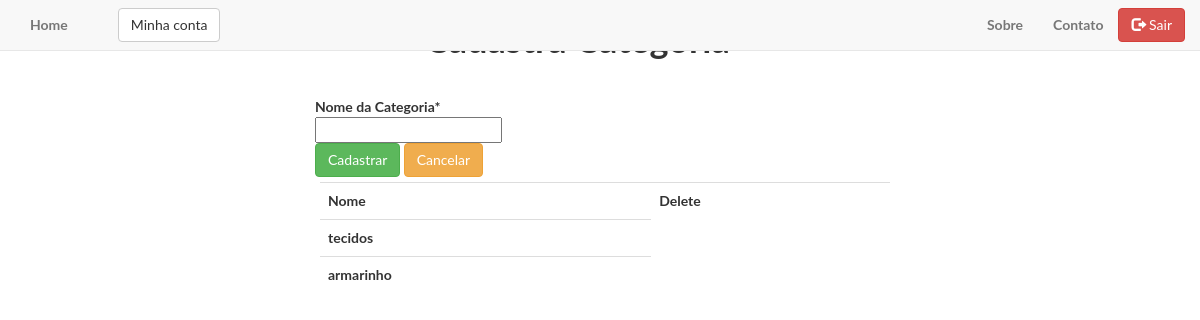
The app's page /product/create_category/ (signed in), older data.
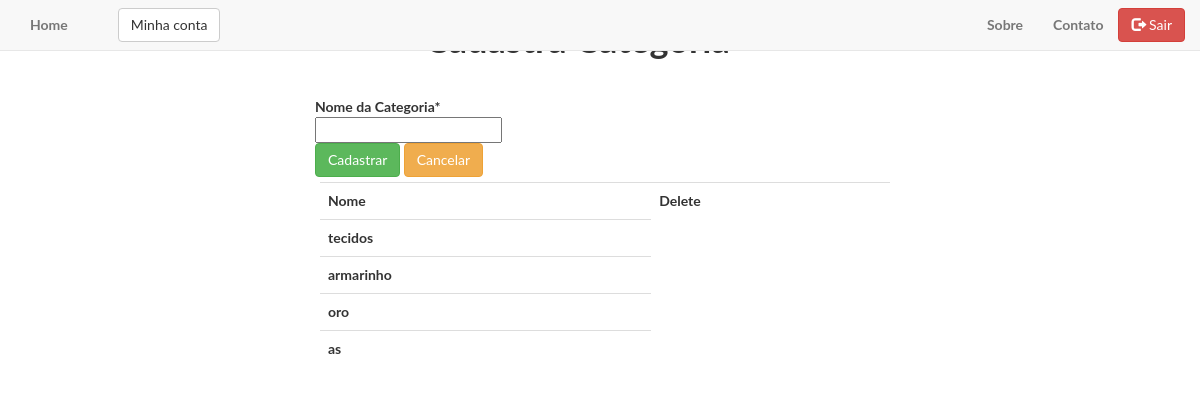
The same page, newer data.
### product/models.py (models this page shows, shortened)
class Category(models.Model):
    category_name = models.CharField(max_length=30, unique=True)

### product/views.py (the view)
@staff_member_required
def create_category(request):
    if request.method == "POST":
        form = Create_Category_Form(request.POST)
        if form.is_valid():
            form.save()
        return render(request, 'create_category.html', {'form': form, 'all_categories': Category.objects.all()})
    else:
        form = Create_Category_Form()
        return render(request, 'create_category.html', {'form': form, 'all_categories': Category.objects.all()})

### product/forms.py
class Create_Category_Form(ModelForm):
    class Meta:
        model = Category
        fields = '__all__'
        labels = {
            'category_name': 'Nome da Categoria',
        }

### product/templates/create_category.html (shortened to what this page needs)
{% extends 'base.html' %}
{% load crispy_forms_tags %}
{% block body %}
 <div class="col-md-6 col-md-offset-3">
  <div class="col-md-8 col-md-offset-2">
    <h1>Cadastra Categoria</h1>
    <br>
  </div>
  <form class="form-horizontal" action="" method="post" enctype="multipart/form-data">
    {{form|crispy}}
    <button type="submit" type="button" class="btn btn-success" onclick="return confirm('Voce tem certeza ?')">Cadastrar</button>
    <a class="btn btn-warning" href="{% url 'product:listproducts' %}">Cancelar</a>
  </form>
  <table class="table table-hover" style="margin:5px;">
    <tr>
      <th>Nome</th>
      <th>Delete</th>
    </tr>
    {% for category in all_categories %}
    <tr>
      <td>{{category.category_name}}</td>
      </tr>
    {% endfor %}
  </table>
</div>
{% endblock %}

### templates/base.html (shortened to what this page needs)
{% load staticfiles %}
<!DOCTYPE html>
<html lang="en">
<head>
    <link href="{% static 'users/css/bootstrap.min.css' %}" rel="stylesheet">
    <link href="{% static 'users/css/landing-page.css' %}" rel="stylesheet">
    <link href="{% static 'users/font-awesome/css/font-awesome.min.css' %}" rel="stylesheet" type="{% static 'text/css' %}">
</head>
<body>
    <nav class="navbar navbar-default navbar-fixed-top topnav" role="navigation">
        <div class="container topnav">
            <div class="navbar-header">
                <a style="padding-right:50px;" class="navbar-brand topnav" href="{% url "index"%}">Home</a>
                {% if user.is_authenticated %}
                <a href="{% url 'users:dashboard'%}">
                  <button type="button" class="btn btn-default navbar-btn">
                   Minha conta
                </button>
              </a>
              {% endif %}
            </div>
            <div class="collapse navbar-collapse" id="bs-example-navbar-collapse-1">
                <ul class="nav navbar-nav navbar-right">
                    <li>
                        <a href="#about">Sobre</a>
                    </li>
                    <li>
                        <a href="#contact">Contato</a>
                    </li>
                    {% if user.is_authenticated %}
                    <a href="{% url 'users:logout'%}?next=/">
                        <button type="button" class="btn btn-danger navbar-btn">
                        <span class= "glyphicon glyphicon-log-out" aria-hidden="true"> </span> Sair
                      </button>
                    </a>
                    {% else %}
                    <a href="{% url 'users:login'%}">
                        <button type="button" class="btn btn-default navbar-btn">
                        <span class= "glyphicon glyphicon-log-in" aria-hidden="true"> </span> Login
                      </button>
                    </a>
                    {% endif %}
                </ul>
            </div>
        </div>
    </nav>
    {% block body%}
    {% endblock%}
</body>
</html>

### users/static/users/css/landing-page.css (style rules this page uses)
body, html { width: 100%; height: 100%; }
body, h1, h2, h3, h4, h5, h6 { font-family: "Lato","Helvetica Neue",Helvetica,Arial,sans-serif; font-weight: 700; }
.topnav { font-size: 14px; }

Row changes from the older to the newer data that the page shows:
added Category: category_name "oro"
added Category: category_name "as"
